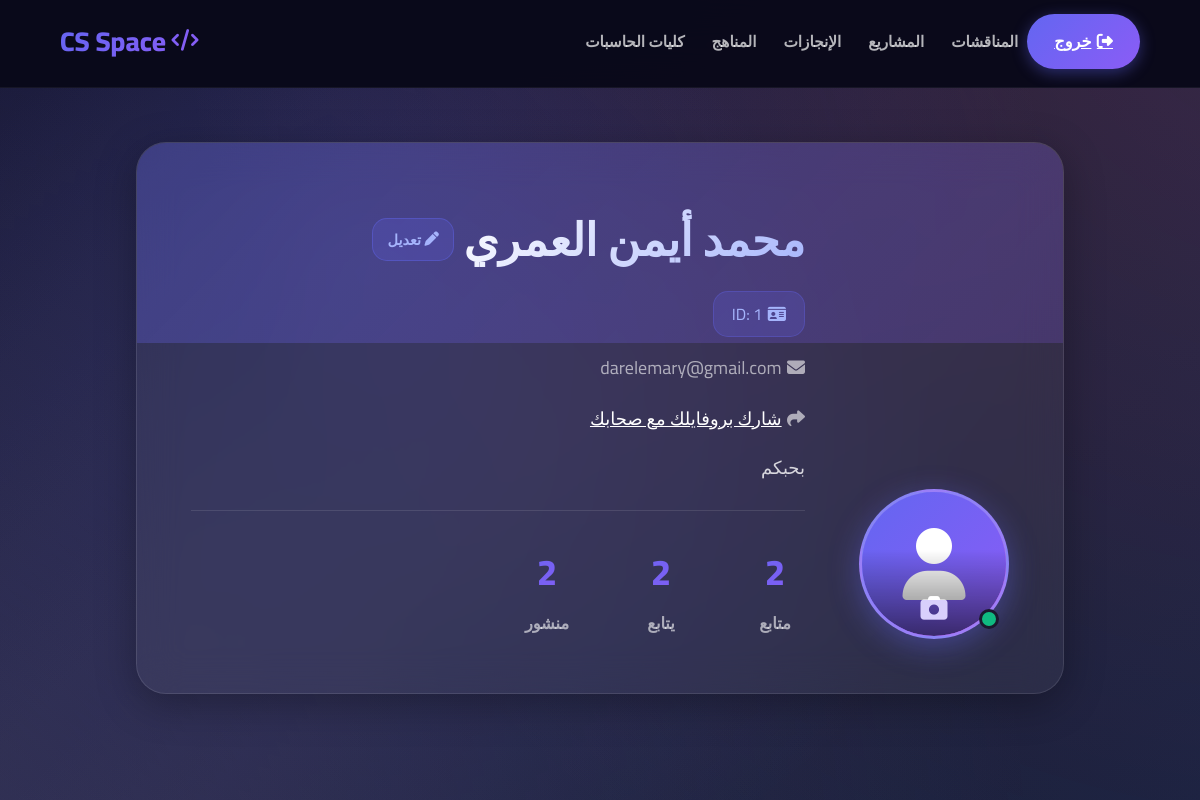
Screenshot of /myprofile (signed in) with the database file from the repository.
### Project/Models.py (models this page shows, shortened)
class User(db.Model,UserMixin):
    id = db.Column(db.Integer,primary_key=True)
    fname = db.Column(db.Text,index=True)
    lname = db.Column(db.Text,index=True)
    email = db.Column(db.Text,unique=True)
    major = db.Column(db.Text,index=True)
    password = db.Column(db.Text)
    bio= db.Column(db.String(80),index=True)
    posts = db.relationship("Posts",back_populates='author',lazy=True)

### Project/Profile/views.py (the view)
@bp.route('/myprofile',methods=["POST","GET"])
@login_required
def myprofile():
    form = Bio()
    form1=Info()
    if form.validate_on_submit():
        bio = form.bio.data
        user = User.query.get(current_user.id)
        user.bio=bio
        db.session.commit()
        return redirect('/myprofile')
    followers = Followers.query.filter_by(user_id=current_user.id).all()
    following = Followers.query.filter_by(follower_id=current_user.id).all()
    posts = len(User.query.get(current_user.id).posts)
    followerscounter=len(followers)
    followingcounter = len(following)
    user = current_user
    return render_template('myprofile.html',form=form,user=user,form1=form1,counter1=followerscounter,counter2=followingcounter,postscount=posts,followers=followers)

### Project/Models.py (called while the page is built)
@login_manager.user_loader
def LoadUser(id):
    return User.query.get(id)

### Project/Profile/templates/myprofile.html (shortened to what this page needs)
<!DOCTYPE html>
<html lang="ar" dir="rtl">
<head>
    <link rel="stylesheet" href="https://cdnjs.cloudflare.com/ajax/libs/font-awesome/6.4.0/css/all.min.css">
</head>
<body>
    <div class="bg-animation"></div>
    <nav>
        <div class="nav-left">
            <a href="/logout" class="btn-logout">
                <i class="fas fa-sign-out-alt"></i>
                <span class="logout-text">خروج</span>
            </a>
            <div class="nav-links">
                <a href="/posts">المناقشات</a>
                <a href="/projects">المشاريع</a>
                <a href="/achievements">الإنجازات</a>
                <a href="/curriculum">المناهج</a>
                <a href="/cs">كليات الحاسبات</a>
            </div>
        </div>
        <div class="logo">
            <i class="fas fa-code"></i>
            CS Space
        </div>
    </nav>
    <div class="profile-container">
        <div class="profile-header">
            <div class="profile-content">
                <div class="avatar-container">
                    <div class="avatar" onclick="document.getElementById('avatarInput').click()">
                        <i class="fas fa-user" id="avatarIcon"></i>
                        <div class="avatar-upload-overlay">
                            <i class="fas fa-camera"></i>
                        </div>
                    </div>
                    <div class="online-status"></div>
                </div>
                <div class="profile-info">
                    <div class="profile-name-container">
                        <h1 class="profile-name" id="profileName">{{user.fname}} {{user.lname}}</h1>
                        <button class="edit-btn" onclick="openEditModal()">
                            <i class="fas fa-pen"></i>
                            <span>تعديل</span>
                        </button>
                    </div>
                    <div class="profile-id">
                        <i class="fas fa-id-card"></i>
                        ID: {{user.id}}
                    </div>
                    <div class="profile-email">
                        <i class="fas fa-envelope"></i>
                        <span id="profileEmail">{{user.email}}</span>
                    </div>
                    <div class="profile-email">
                        <i class="fas fa-share"></i>
                        <span id="profileEmail"><a href="/profile/{{user.id}}" style="color:white">شارك بروفايلك مع صحابك</a></span>
                    </div>
                    <div class="profile-bio-container">
                        <p class="profile-bio" id="profileBio">
                            {{user.bio}}
                        </p>
                    </div>
                    <div class="profile-stats">
                        <div class="stat-item" onclick="showToast('عرض المتابعين')">
                            <span class="stat-value" id="followersCount">{{counter1}}</span>
                            <span class="stat-label">متابع</span>
                        </div>
                        <div class="stat-item" onclick="showToast('عرض المتابعون')">
                            <span class="stat-value">{{counter2}}</span>
                            <span class="stat-label">يتابع</span>
                        </div>
                        <div class="stat-item">
                            <span class="stat-value" id="postsCount">{{postscount}}</span>
                            <span class="stat-label">منشور</span>
                        </div>
                    </div>
                </div>
            </div>
        </div>
    </div>
</body>
</html>

### rows the page displays
User: fname "محمد أيمن", lname "العمري", id "1", email "darelemary@gmail.com", bio "بحبكم"

### other values shown
{{ counter1 }} "2"
{{ counter2 }} "2"
{{ postscount }} "2"
